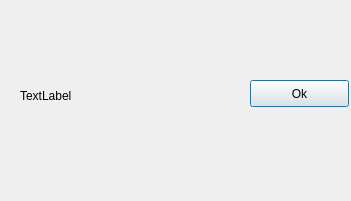
<?xml version="1.0" encoding="UTF-8"?>
<ui version="4.0">
 <class>Popup</class>
 <widget class="QDialog" name="Popup">
  <property name="geometry">
   <rect>
    <x>0</x>
    <y>0</y>
    <width>351</width>
    <height>201</height>
   </rect>
  </property>
  <property name="windowTitle">
   <string>Dialog</string>
  </property>
  <widget class="QPushButton" name="pushButton">
   <property name="geometry">
    <rect>
     <x>250</x>
     <y>80</y>
     <width>99</width>
     <height>27</height>
    </rect>
   </property>
   <property name="text">
    <string>Ok</string>
   </property>
  </widget>
  <widget class="QLabel" name="label">
   <property name="geometry">
    <rect>
     <x>20</x>
     <y>20</y>
     <width>211</width>
     <height>151</height>
    </rect>
   </property>
   <property name="text">
    <string>TextLabel</string>
   </property>
  </widget>
 </widget>
 <resources/>
 <connections/>
</ui>
